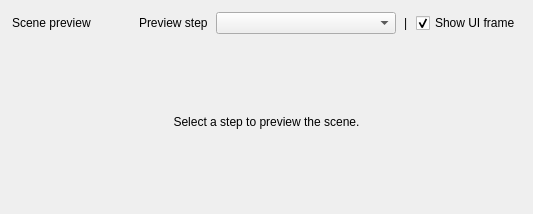
         <widget class="QFrame" name="scenePreviewPanel">
          <property name="frameShape">
           <enum>QFrame::Shape::NoFrame</enum>
          </property>
          <layout class="QVBoxLayout" name="scenePreviewPanelLayout">
           <property name="spacing">
            <number>8</number>
           </property>
           <property name="leftMargin">
            <number>12</number>
           </property>
           <property name="topMargin">
            <number>12</number>
           </property>
           <property name="rightMargin">
            <number>12</number>
           </property>
           <property name="bottomMargin">
            <number>12</number>
           </property>
           <item>
            <layout class="QHBoxLayout" name="scenePreviewHeaderLayout">
             <property name="spacing">
              <number>8</number>
             </property>
             <item>
              <widget class="QLabel" name="scenePreviewTitle">
               <property name="text">
                <string>Scene preview</string>
               </property>
              </widget>
             </item>
             <item>
              <spacer name="scenePreviewHeaderSpacer">
               <property name="orientation">
                <enum>Qt::Orientation::Horizontal</enum>
               </property>
               <property name="sizeHint" stdset="0">
                <size>
                 <width>40</width>
                 <height>20</height>
                </size>
               </property>
              </spacer>
             </item>
             <item>
              <widget class="QLabel" name="previewStepLabel">
               <property name="text">
                <string>Preview step</string>
               </property>
              </widget>
             </item>
             <item>
              <widget class="QComboBox" name="previewStepCombo">
               <property name="minimumSize">
                <size>
                 <width>180</width>
                 <height>0</height>
                </size>
               </property>
              </widget>
             </item>
             <item>
              <widget class="QLabel" name="scenePreviewSeparator">
               <property name="text">
                <string>|</string>
               </property>
              </widget>
             </item>
             <item>
              <widget class="QCheckBox" name="showUiFrameCheck">
               <property name="text">
                <string>Show UI frame</string>
               </property>
               <property name="checked">
                <bool>true</bool>
               </property>
              </widget>
             </item>
            </layout>
           </item>
           <item>
            <widget class="QLabel" name="scenePreviewImage">
             <property name="minimumSize">
              <size>
               <width>0</width>
               <height>160</height>
              </size>
             </property>
             <property name="text">
              <string>Select a step to preview the scene.</string>
             </property>
             <property name="alignment">
              <set>Qt::AlignmentFlag::AlignCenter</set>
             </property>
            </widget>
           </item>
          </layout>
         </widget>
